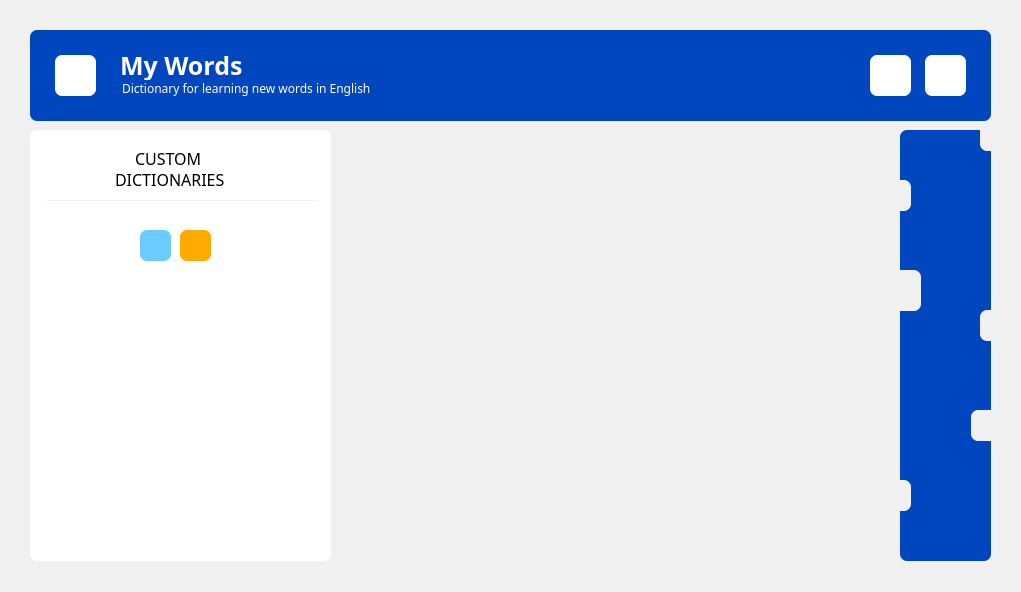
<?xml version="1.0" encoding="UTF-8"?>
<ui version="4.0">
 <class>DictionaryAreaWindow</class>
 <widget class="QMainWindow" name="DictionaryAreaWindow">
  <property name="geometry">
   <rect>
    <x>0</x>
    <y>0</y>
    <width>1021</width>
    <height>592</height>
   </rect>
  </property>
  <property name="windowTitle">
   <string>MainWindow</string>
  </property>
  <widget class="QWidget" name="DictionaryAreaCentralWidget">
   <property name="styleSheet">
    <string notr="true"/>
   </property>
   <widget class="QFrame" name="mainFrame">
    <property name="geometry">
     <rect>
      <x>0</x>
      <y>0</y>
      <width>1021</width>
      <height>592</height>
     </rect>
    </property>
    <property name="styleSheet">
     <string notr="true">QFrame {
	background-color: rgb(240, 240, 240);
	border: none;
}</string>
    </property>
    <property name="frameShape">
     <enum>QFrame::StyledPanel</enum>
    </property>
    <property name="frameShadow">
     <enum>QFrame::Raised</enum>
    </property>
    <widget class="QFrame" name="frameOfCustomDictionaries">
     <property name="geometry">
      <rect>
       <x>30</x>
       <y>130</y>
       <width>301</width>
       <height>431</height>
      </rect>
     </property>
     <property name="styleSheet">
      <string notr="true">QFrame {
	background-color: rgb(255, 255, 255);
	border: none;
	border-radius: 7px;
}</string>
     </property>
     <property name="frameShape">
      <enum>QFrame::StyledPanel</enum>
     </property>
     <property name="frameShadow">
      <enum>QFrame::Raised</enum>
     </property>
     <widget class="QLabel" name="customLabel">
      <property name="geometry">
       <rect>
        <x>105</x>
        <y>18</y>
        <width>81</width>
        <height>21</height>
       </rect>
      </property>
      <property name="font">
       <font>
        <family>Montserrat Medium</family>
        <pointsize>12</pointsize>
        <bold>false</bold>
       </font>
      </property>
      <property name="styleSheet">
       <string notr="true">QLabel {
	border: none;
	color: rgb(0, 0, 0);
}</string>
      </property>
      <property name="text">
       <string>CUSTOM</string>
      </property>
     </widget>
     <widget class="QLabel" name="dictionariesLabel">
      <property name="geometry">
       <rect>
        <x>85</x>
        <y>39</y>
        <width>121</width>
        <height>21</height>
       </rect>
      </property>
      <property name="font">
       <font>
        <family>Montserrat Medium</family>
        <pointsize>12</pointsize>
        <bold>false</bold>
       </font>
      </property>
      <property name="styleSheet">
       <string notr="true">QLabel {
	border: none;
	color: rgb(0, 0, 0);
}</string>
      </property>
      <property name="text">
       <string>DICTIONARIES</string>
      </property>
     </widget>
     <widget class="Line" name="separatedLine_1">
      <property name="geometry">
       <rect>
        <x>17</x>
        <y>70</y>
        <width>271</width>
        <height>1</height>
       </rect>
      </property>
      <property name="styleSheet">
       <string notr="true">background-color: rgb(240, 240, 240);</string>
      </property>
      <property name="orientation">
       <enum>Qt::Horizontal</enum>
      </property>
     </widget>
     <widget class="QPushButton" name="refreshTheListOfCustomDictionariesButton">
      <property name="geometry">
       <rect>
        <x>150</x>
        <y>100</y>
        <width>31</width>
        <height>31</height>
       </rect>
      </property>
      <property name="cursor">
       <cursorShape>PointingHandCursor</cursorShape>
      </property>
      <property name="styleSheet">
       <string notr="true">QPushButton {
	border: none;
	background-color: rgb(255, 170, 0);
	border-radius: 7px;
}

QPushButton:hover {
	background-color: rgba(255, 170, 0, 220);
}
QPushButton:pressed {
	background-color: rgba(255, 170, 0, 240);
}</string>
      </property>
      <property name="text">
       <string/>
      </property>
      <property name="icon">
       <iconset resource="../icons/icons.qrc">
        <normaloff>:/refreshIcon_W.png</normaloff>:/refreshIcon_W.png</iconset>
      </property>
      <property name="iconSize">
       <size>
        <width>16</width>
        <height>16</height>
       </size>
      </property>
     </widget>
     <widget class="QPushButton" name="addACustomDictionaryButton">
      <property name="geometry">
       <rect>
        <x>110</x>
        <y>100</y>
        <width>31</width>
        <height>31</height>
       </rect>
      </property>
      <property name="cursor">
       <cursorShape>PointingHandCursor</cursorShape>
      </property>
      <property name="styleSheet">
       <string notr="true">QPushButton {
	border: none;
	background-color: rgb(106, 203, 255);
	border-radius: 7px;
}

QPushButton:hover {
	background-color: rgba(106, 203, 255, 220);
}
QPushButton:pressed {
	background-color: rgba(106, 203, 255, 240);
}</string>
      </property>
      <property name="text">
       <string/>
      </property>
      <property name="icon">
       <iconset resource="../icons/icons.qrc">
        <normaloff>:/addSomethingIcon_W.png</normaloff>:/addSomethingIcon_W.png</iconset>
      </property>
      <property name="iconSize">
       <size>
        <width>14</width>
        <height>14</height>
       </size>
      </property>
     </widget>
    </widget>
    <widget class="QFrame" name="infoFrame">
     <property name="geometry">
      <rect>
       <x>30</x>
       <y>30</y>
       <width>961</width>
       <height>91</height>
      </rect>
     </property>
     <property name="styleSheet">
      <string notr="true">QFrame {
	background-color: rgb(0, 70, 190);
	border: none;
	border-radius: 7px;
}</string>
     </property>
     <property name="frameShape">
      <enum>QFrame::StyledPanel</enum>
     </property>
     <property name="frameShadow">
      <enum>QFrame::Raised</enum>
     </property>
     <widget class="QPushButton" name="goBackButton">
      <property name="geometry">
       <rect>
        <x>25</x>
        <y>25</y>
        <width>41</width>
        <height>41</height>
       </rect>
      </property>
      <property name="cursor">
       <cursorShape>PointingHandCursor</cursorShape>
      </property>
      <property name="styleSheet">
       <string notr="true">QPushButton {
	background-color: rgb(255, 255, 255);
	border: none;
	border-radius: 7px;
}

QPushButton:hover {
	background-color: rgb(220, 220, 220);
}

QPushButton:pressed {
	background-color: rgb(200, 200, 200);
}
</string>
      </property>
      <property name="text">
       <string/>
      </property>
      <property name="icon">
       <iconset resource="../icons/icons.qrc">
        <normaloff>:/goBackIcon_B.png</normaloff>:/goBackIcon_B.png</iconset>
      </property>
      <property name="iconSize">
       <size>
        <width>16</width>
        <height>16</height>
       </size>
      </property>
     </widget>
     <widget class="QLabel" name="nameOfTheDictionary">
      <property name="geometry">
       <rect>
        <x>90</x>
        <y>20</y>
        <width>271</width>
        <height>31</height>
       </rect>
      </property>
      <property name="font">
       <font>
        <family>Montserrat SemiBold</family>
        <pointsize>19</pointsize>
        <bold>true</bold>
       </font>
      </property>
      <property name="styleSheet">
       <string notr="true">QLabel {
	border: none;
	color: rgb(255, 255, 255);
}</string>
      </property>
      <property name="text">
       <string>My Words</string>
      </property>
     </widget>
     <widget class="QLabel" name="descriptionOfTheDictionary">
      <property name="geometry">
       <rect>
        <x>92</x>
        <y>50</y>
        <width>471</width>
        <height>16</height>
       </rect>
      </property>
      <property name="font">
       <font>
        <family>Montserrat Medium</family>
       </font>
      </property>
      <property name="styleSheet">
       <string notr="true">QLabel {
	border: none;
	color: rgb(255, 255, 255);
}</string>
      </property>
      <property name="text">
       <string>Dictionary for learning new words in English</string>
      </property>
      <property name="textFormat">
       <enum>Qt::PlainText</enum>
      </property>
     </widget>
     <widget class="QPushButton" name="closeThewindowButton">
      <property name="geometry">
       <rect>
        <x>895</x>
        <y>25</y>
        <width>41</width>
        <height>41</height>
       </rect>
      </property>
      <property name="cursor">
       <cursorShape>PointingHandCursor</cursorShape>
      </property>
      <property name="styleSheet">
       <string notr="true">QPushButton {
	background-color: rgb(255, 255, 255);
	border: none;
	border-radius: 7px;
}

QPushButton:hover {
	background-color: rgb(255, 123, 123);
}

QPushButton:pressed {
	background-color: rgb(255, 103, 103);
}</string>
      </property>
      <property name="text">
       <string/>
      </property>
      <property name="icon">
       <iconset resource="../icons/icons.qrc">
        <normaloff>:/closeSomethingIcon_B.png</normaloff>:/closeSomethingIcon_B.png</iconset>
      </property>
      <property name="iconSize">
       <size>
        <width>10</width>
        <height>10</height>
       </size>
      </property>
     </widget>
     <widget class="QPushButton" name="minimizeTheWindowButton">
      <property name="geometry">
       <rect>
        <x>840</x>
        <y>25</y>
        <width>41</width>
        <height>41</height>
       </rect>
      </property>
      <property name="cursor">
       <cursorShape>PointingHandCursor</cursorShape>
      </property>
      <property name="styleSheet">
       <string notr="true">QPushButton {
	background-color: rgb(255, 255, 255);
	border: none;
	border-radius: 7px;
}

QPushButton:hover {
	background-color: rgb(220, 220, 220);
}

QPushButton:pressed {
	background-color: rgb(200, 200, 200);
}
</string>
      </property>
      <property name="text">
       <string/>
      </property>
      <property name="icon">
       <iconset resource="../icons/icons.qrc">
        <normaloff>:/minimizeWindowIcon_B.png</normaloff>:/minimizeWindowIcon_B.png</iconset>
      </property>
      <property name="iconSize">
       <size>
        <width>10</width>
        <height>10</height>
       </size>
      </property>
     </widget>
    </widget>
    <widget class="QFrame" name="decorationFrame">
     <property name="geometry">
      <rect>
       <x>900</x>
       <y>130</y>
       <width>91</width>
       <height>431</height>
      </rect>
     </property>
     <property name="styleSheet">
      <string notr="true">QFrame {
	background-color: rgb(0, 70, 190);
	border: none;
	border-radius: 7px;
}</string>
     </property>
     <property name="frameShape">
      <enum>QFrame::StyledPanel</enum>
     </property>
     <property name="frameShadow">
      <enum>QFrame::Raised</enum>
     </property>
     <widget class="QPushButton" name="decorationCube_1">
      <property name="geometry">
       <rect>
        <x>-10</x>
        <y>50</y>
        <width>21</width>
        <height>31</height>
       </rect>
      </property>
      <property name="cursor">
       <cursorShape>ArrowCursor</cursorShape>
      </property>
      <property name="styleSheet">
       <string notr="true">QPushButton {
	background-color: rgb(240, 240, 240);
	border: none;
	border-radius: 7px;
}

</string>
      </property>
      <property name="text">
       <string/>
      </property>
      <property name="iconSize">
       <size>
        <width>10</width>
        <height>10</height>
       </size>
      </property>
     </widget>
     <widget class="QPushButton" name="decorationCube_4">
      <property name="geometry">
       <rect>
        <x>80</x>
        <y>180</y>
        <width>31</width>
        <height>31</height>
       </rect>
      </property>
      <property name="cursor">
       <cursorShape>ArrowCursor</cursorShape>
      </property>
      <property name="styleSheet">
       <string notr="true">QPushButton {
	background-color: rgb(240, 240, 240);
	border: none;
	border-radius: 7px;
}

</string>
      </property>
      <property name="text">
       <string/>
      </property>
      <property name="iconSize">
       <size>
        <width>10</width>
        <height>10</height>
       </size>
      </property>
     </widget>
     <widget class="QPushButton" name="decorationCube_5">
      <property name="geometry">
       <rect>
        <x>71</x>
        <y>280</y>
        <width>31</width>
        <height>31</height>
       </rect>
      </property>
      <property name="cursor">
       <cursorShape>ArrowCursor</cursorShape>
      </property>
      <property name="styleSheet">
       <string notr="true">QPushButton {
	background-color: rgb(240, 240, 240);
	border: none;
	border-radius: 7px;
}

</string>
      </property>
      <property name="text">
       <string/>
      </property>
      <property name="iconSize">
       <size>
        <width>10</width>
        <height>10</height>
       </size>
      </property>
     </widget>
     <widget class="QPushButton" name="decorationCube_6">
      <property name="geometry">
       <rect>
        <x>-10</x>
        <y>350</y>
        <width>21</width>
        <height>31</height>
       </rect>
      </property>
      <property name="cursor">
       <cursorShape>ArrowCursor</cursorShape>
      </property>
      <property name="styleSheet">
       <string notr="true">QPushButton {
	background-color: rgb(240, 240, 240);
	border: none;
	border-radius: 7px;
}

</string>
      </property>
      <property name="text">
       <string/>
      </property>
      <property name="iconSize">
       <size>
        <width>10</width>
        <height>10</height>
       </size>
      </property>
     </widget>
     <widget class="QPushButton" name="decorationCube_2">
      <property name="geometry">
       <rect>
        <x>80</x>
        <y>-10</y>
        <width>21</width>
        <height>31</height>
       </rect>
      </property>
      <property name="cursor">
       <cursorShape>ArrowCursor</cursorShape>
      </property>
      <property name="styleSheet">
       <string notr="true">QPushButton {
	background-color: rgb(240, 240, 240);
	border: none;
	border-radius: 7px;
}
</string>
      </property>
      <property name="text">
       <string/>
      </property>
      <property name="iconSize">
       <size>
        <width>10</width>
        <height>10</height>
       </size>
      </property>
     </widget>
     <widget class="QPushButton" name="decorationCube_3">
      <property name="geometry">
       <rect>
        <x>-10</x>
        <y>140</y>
        <width>31</width>
        <height>41</height>
       </rect>
      </property>
      <property name="cursor">
       <cursorShape>ArrowCursor</cursorShape>
      </property>
      <property name="styleSheet">
       <string notr="true">QPushButton {
	background-color: rgb(240, 240, 240);
	border: none;
	border-radius: 7px;
}

</string>
      </property>
      <property name="text">
       <string/>
      </property>
      <property name="iconSize">
       <size>
        <width>10</width>
        <height>10</height>
       </size>
      </property>
     </widget>
    </widget>
   </widget>
  </widget>
 </widget>
 <resources>
  <include location="../icons/icons.qrc"/>
 </resources>
 <connections/>
</ui>
